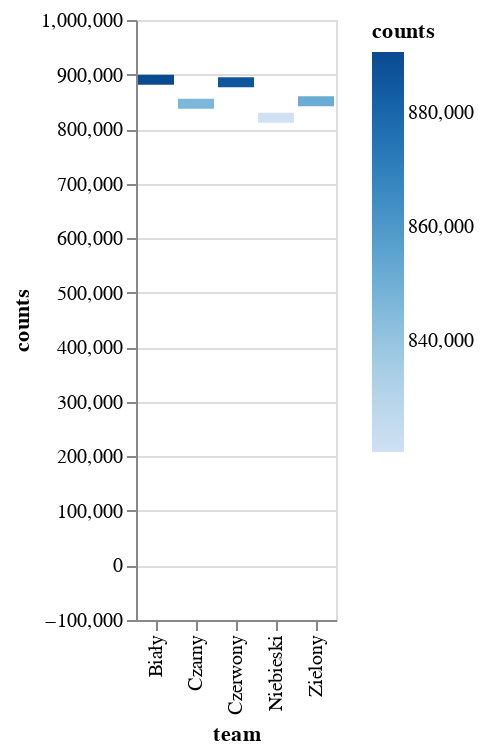

Write notebook code for a chart like this one.
### Code cell
df = pd.DataFrame(pd.read_csv('employees.csv'))
df_elements = pd.DataFrame(pd.read_csv('elements.csv'))
df_merged = df.merge(df_elements, left_on='id', right_on='employee_id')
df_merged = df_merged.groupby(['team']).count()
df_merged = df_merged.rename(columns={'id': 'counts'})
df_merged["counts"] = df_merged["counts"].astype('int32')
df_merged = df_merged.reset_index(level=0)
alt.Chart(df_merged).mark_bar(orient='horizontal').encode(
    x='team', y='counts', color='counts'
)

### Figure 1 — Vega-Lite specification as saved in the notebook (floating-point values rounded to 4 significant figures)
{"config": {"view": {"continuousWidth": 400, "continuousHeight": 300}}, "data": {"name": "data-b66e82918ee90e7d7eb35d5ed4cd3a00"}, "mark": {"type": "bar", "orient": "horizontal"}, "encoding": {"color": {"field": "counts", "type": "quantitative"}, "x": {"field": "team", "type": "nominal"}, "y": {"field": "counts", "type": "quantitative"}}, "$schema": "https://vega.github.io/schema/vega-lite/v4.17.0.json", "datasets": {"data-b66e82918ee90e7d7eb35d5ed4cd3a00": [{"team": "Biały", "counts": 890596, "name": 890596, "date_of_employment": 890596, "employment_type": 890596, "item_number": 890596, "step_1": 890596, "step_2": 890596, "step_3": 890596, "employee_id": 890596}, {"team": "Czarny", "counts": 846583, "name": 846583, "date_of_employment": 846583, "employment_type": 846583, "item_number": 846583, "step_1": 846583, "step_2": 846583, "step_3": 846583, "employee_id": 846583}, {"team": "Czerwony", "counts": 885787, "name": 885787, "date_of_employment": 885787, "employment_type": 885787, "item_number": 885787, "step_1": 885787, "step_2": 885787, "step_3": 885787, "employee_id": 885787}, {"team": "Niebieski", "counts": 820602, "name": 820602, "date_of_employment": 820602, "employment_type": 820602, "item_number": 820602, "step_1": 820602, "step_2": 820602, "step_3": 820602, "employee_id": 820602}, {"team": "Zielony", "counts": 851268, "name": 851268, "date_of_employment": 851268, "employment_type": 851268, "item_number": 851268, "step_1": 851268, "step_2": 851268, "step_3": 851268, "employee_id": 851268}]}}
